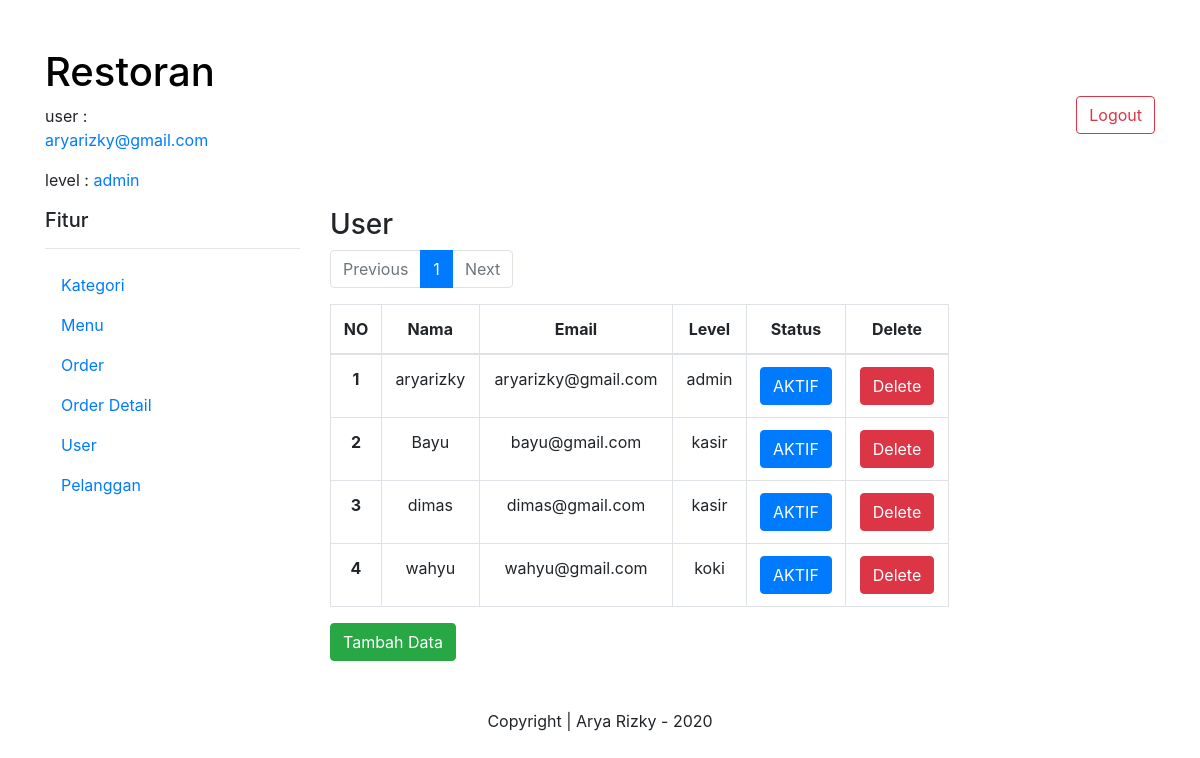
The page /admin/index.php?folder=user&menu=select (signed in) on the database its author committed.
### tables this page shows
CREATE TABLE `tabel_user` (
  `id_user` int(11) NOT NULL,
  `nama` varchar(100) NOT NULL,
  `email` varchar(100) NOT NULL,
  `password` varchar(255) NOT NULL,
  `level` varchar(100) NOT NULL,
  `aktif` int(11) NOT NULL DEFAULT '1'
);

### database_controller.php (called while the page is built, shortened)
<?php
  class Database {
	  private   $host = "localhost",
	            $user = "root",
	            $password = "",
	            $database = "database_restoran",
	            $koneksi;
	  public function __construct () {
                 $this->koneksi = $this->connectDB();
	  }
	  public function connectDB () {
	           return $koneksi = mysqli_connect ( $this->host, $this->user, $this->password, $this->database );
 	  }
 	  public function getAll ($sql) {
                 $result = mysqli_query ( $this->koneksi, $sql );
                 while ( $row = mysqli_fetch_assoc ( $result ) ) {
                       $data[] = $row;
                 }
                 if ( !empty ( $data ) ) {
                    return $data;
                 }
 	  }
 	  public function getItem ($sql) {
                 $result = mysqli_query ( $this->koneksi, $sql );
                 $row = mysqli_fetch_assoc ( $result );
                 return $row;
 	  }
 	  public function rowCount ( $sql ) {
                 $result = mysqli_query ( $this->koneksi, $sql );
                 $row = mysqli_num_rows ( $result );
                 return $row;
 	  }
 }
 ?>

### menu/user/select.php (the view)
<?php
  $banyakData = $database->rowCount ( "SELECT * FROM tabel_user" );
  $dataTampil = 5;
  $jumlahHalaman = ceil ( $banyakData / $dataTampil );
  $halamanAktif = ( isset ( $_GET["halaman"] ) ) ? $_GET["halaman"] : 1;
  $awalData = ( $halamanAktif * $dataTampil ) - $dataTampil;
  $sql = "SELECT * FROM tabel_user ORDER BY nama ASC LIMIT $awalData, $dataTampil";
  $dataAll = $database->getAll($sql);
  $no = ++$awalData;
?>
<h3> User </h3>
<nav aria-label="...">
    <ul class="pagination">
       <?php if ( $halamanAktif > 1 ) : ?>
         <li class="page-item"> <a class="page-link" href="?folder=user&menu=select&halaman=<?= $halamanAktif - 1 ?>">Previous</a> </li>
       <?php else : ?>
         <li class="page-item disabled"> <span class="page-link">Previous</span> </li>
       <?php endif; ?>
         <?php for ( $halaman = 1; $halaman <= $jumlahHalaman; $halaman++ ) : ?>
           <?php if ( $halamanAktif == $halaman ) : ?>
             <li class="page-item active" aria-current="page"> <span class="page-link"> <?= $halaman ?> <span class="sr-only">(current)</span> </span> </li>
           <?php else : ?>
             <li class="page-item"> <a class="page-link" href="?folder=user&menu=select&halaman=<?= $halaman ?>"> <?= $halaman ?> </a> </li>
            <?php endif; ?>
         <?php endfor; ?>
       <?php if ( $halamanAktif < $jumlahHalaman ) : ?>
        <li class="page-item"> <a class="page-link" href="?folder=user&menu=select&halaman=<?= $halamanAktif + 1 ?>">Next</a> </li>
       <?php else : ?>
        <li class="page-item disabled"> <span class="page-link">Next</span> </li>
       <?php endif; ?>
      </ul>
</nav>
<table class="table table-bordered w-75 text-center" >
      <thead>
             <tr>
              <th scope="col" > NO     </th>
              <th scope="col" > Nama   </th>
              <th scope="col" > Email  </th>
              <th scope="col" > Level  </th>
              <th scope="col" > Status </th>
              <th scope="col" > Delete </th>
             </tr>
      </thead>
      <tbody>
            <?php foreach ( $dataAll as $data ) : ?>
              <tr>
                 <th scope="row" > <?= $no++ ?> </th>
                 <td> <?= $data["nama"] ?> </td>
                 <td> <?= $data["email"] ?> </td>
                 <td> <?= $data["level"] ?> </td>
                 <td> <a href="?folder=user&menu=update&id=<?= $data["id_user"] ?>"> <button type="button" class="btn btn-primary"> <?php $status = ( $data["aktif"] == 1 ) ? "AKTIF" : "NON AKTIF"; echo $status; ?></button></a> </td>
                 <td> <a href="?folder=user&menu=delete&id=<?= $data["id_user"] ?>"> <button type="button" class="btn btn-danger"> Delete </button> </a> </td>
              </tr>
            <?php endforeach; ?>
      </tbody>
</table>
<a href="?folder=user&menu=insert"> <button type="button" class="btn btn-success">Tambah Data</button> </a>

### admin/index.php (shortened to what this page needs)
<?php
  require_once "../database_controller.php";
  $database = new Database();
  $idUser = $_SESSION["id"];
  $data = $database->getItem("SELECT * FROM tabel_user WHERE id_user=$idUser");
?>
<!DOCTYPE html>
<html>
<head>
	<link rel="stylesheet" href="https://stackpath.bootstrapcdn.com/bootstrap/4.4.1/css/bootstrap.min.css">
	<link rel="stylesheet" type="text/css" href="https://stackpath.bootstrapcdn.com/font-awesome/4.7.0/css/font-awesome.min.css">
</head>
<body>
<div class="container" >
	<div class="row mt-5" >
	 	<div class="col-md-3" >
	        <h1> <a href="index.php" style="text-decoration: none; color: black">Restoran</a>  </h1>
	        <p class="float-left mr-5" >user : <a href="?folder=user&menu=update_user&id=<?= $_SESSION["id"] ?>"> <?= $data["email"] ?> </a> </p>
	        <p class="float-left mr-5" >level : <a href="?folder=user&menu=update_user&id=<?= $_SESSION["id"] ?>"> <?= $data["level"] ?> </a> </p>
	 	</div>
	 	<div class="col-md-9" >
	        <a href="logout.php"><button type="button" class="btn btn-outline-danger float-right mt-5"> Logout </button></a>
	 	</div>
	</div>
	<div class="row" >
	    <div class="col-md-3" >
	    	<h5> Fitur </h5>
	    	<hr>
	        <ul class="nav flex-column">
	        	<?php if ( $data["level"] == "admin" ) : ?>
	            <li class="nav-item">
	               <a class="nav-link active" href="?folder=kategori&menu=select"> Kategori </a>
	            </li>
	            <li class="nav-item">
	               <a class="nav-link active" href="?folder=menu&menu=select"> Menu </a>
	            </li>
	            <li class="nav-item">
	               <a class="nav-link active" href="?folder=order&menu=select"> Order </a>
	            </li>
	            <li class="nav-item">
	               <a class="nav-link active" href="?folder=order_detail&menu=select"> Order Detail </a>
	            </li>
	            <li class="nav-item">
	               <a class="nav-link active" href="?folder=user&menu=select"> User </a>
	            </li>
	            <li class="nav-item">
	               <a class="nav-link active" href="?folder=pelanggan&menu=select"> Pelanggan </a>
	            </li>
	            <?php elseif ( $data["level"] == "koki" )  : ?>
	              <li class="nav-item">
	                 <a class="nav-link active" href="?folder=order_detail&menu=select"> Order Detail </a>
	              </li>
	            <?php endif; ?>
	        </ul>
	    </div>
	    <div class="col-md-9" >
	        <?php if ( isset ( $_GET["folder"] ) && isset ( $_GET["menu"] ) ) : ?>
	      	  <?php
                $folder = $_GET["folder"];
                $menu   = $_GET["menu"];
                $file   = "../menu/".$folder."/".$menu.".php";
                require_once $file;
	      	  ?>
	      	  <?php else : ?>
	      	    <div class="alert alert-success w-25 mr-5" role="alert"> Welcome <?= $data["nama"] ?> </div>
	      	  <?php endif; ?>
	    </div>
    </div>
	<div class="row" >
	    <div class="col mt-5" >
	        <p class="text-center"> Copyright | Arya Rizky - 2020 </p>
	 	</div>
	</div>
</div>
</body>
</html>

### rows shown on the page
tabel_user: email "aryarizky@gmail.com", level "admin", nama "aryarizky", aktif "AKTIF"
tabel_user: nama "Bayu", email "bayu@gmail.com", level "kasir", aktif "AKTIF"
tabel_user: nama "dimas", email "dimas@gmail.com", level "kasir", aktif "AKTIF"
tabel_user: nama "wahyu", email "wahyu@gmail.com", level "koki", aktif "AKTIF"
